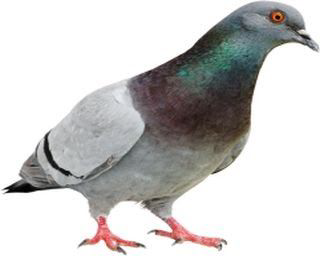
#> input picture Lab4/queryimage.png, 320 x 256 px
$ jupyter execute ME21B1076_q2.ipynb
#> lines starting #> are read from the running program, lines starting #| are printed output that depends on the picture; long printed decimals are rounded
[cell 1]
import numpy as np
import cv2
import matplotlib.pyplot as plt

[cell 2]
query_img=cv2.imread('queryimage.png')
#> query_img is the input picture: shape (256, 320, 3); mean B, G, R 201.1, 202, 203.2
ref1_img=cv2.imread('refimage1.png')
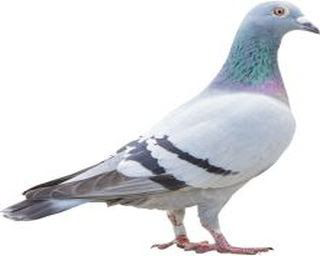
#> input picture Lab4/refimage1.png, 320 x 256 px
#> ref1_img is the input picture: shape (256, 320, 3); mean B, G, R 227.7, 224.7, 223.4
ref2_img=cv2.imread('refimage2.png')
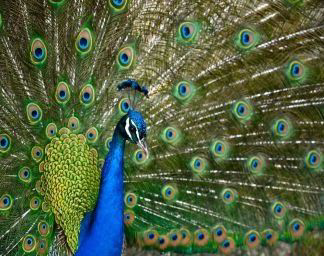
#> input picture Lab4/refimage2.png, 324 x 256 px
#> ref2_img is the input picture: shape (256, 324, 3); mean B, G, R 65, 98, 82.4

[cell 3]
plt.figure(figsize=(20, 5))
plt.subplot(1, 3, 1)
plt.hist(query_img.ravel(), 256, [0, 256])
plt.title("Query image Histogram")
plt.subplot(1, 3, 2)
plt.hist(ref1_img.ravel(), 256, [0, 256])
plt.title("Refernce 1 Image Histogram")
plt.subplot(1, 3, 3)
plt.hist(ref2_img.ravel(),256,[0,256])
plt.title("Reference 2 Image Histogram")
plt.show()
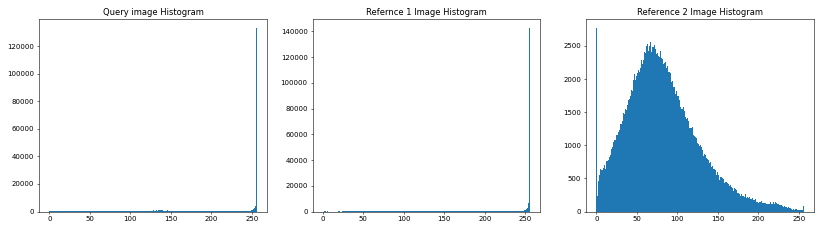
#> figure drawn by matplotlib, 3 panels; panel 1: tallest bar 133161 high, from x = 255 to 256; panel 2: tallest bar 142496 high, from x = 255 to 256; panel 3: tallest bar 2769 high, from x = 0 to 1

[cell 4]
hist_query=cv2.calcHist([query_img],[0,1,2],None,[8,8,8],[0,256,0,256,0,256])
hist_query_norm=cv2.normalize(hist_query,hist_query).flatten()
#> hist_query_norm = 512 values, max 0.985 at index 511, min 0 at index 4, mean 0.00315
hist_ref1=cv2.calcHist([ref1_img],[0,1,2],None,[8,8,8],[0,256,0,256,0,256])
hist_ref1_norm=cv2.normalize(hist_ref1,hist_ref1).flatten()
#> hist_ref1_norm = 512 values, max 0.994 at index 511, min 0 at index 2, mean 0.00277
hist_ref2=cv2.calcHist([ref2_img],[0,1,2],None,[8,8,8],[0,256,0,256,0,256])
hist_ref2_norm=cv2.normalize(hist_ref2,hist_ref2).flatten()
#> hist_ref2_norm = 512 values, max 0.652 at index 82, min 0 at index 2, mean 0.00838
dist_query_ref1=cv2.compareHist(hist_query_norm,hist_ref1_norm,cv2.HISTCMP_BHATTACHARYYA)
#> dist_query_ref1 = 0.289
dist_query_ref2=cv2.compareHist(hist_query_norm,hist_ref2_norm,cv2.HISTCMP_BHATTACHARYYA)
#> dist_query_ref2 = 0.827
print(dist_query_ref1)
#| 0.2892
print(dist_query_ref2)
#| 0.8274
